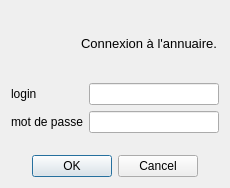
<?xml version="1.0" encoding="UTF-8"?>
<ui version="4.0">
 <class>LoginDialog</class>
 <widget class="QDialog" name="LoginDialog">
  <property name="windowModality">
   <enum>Qt::ApplicationModal</enum>
  </property>
  <property name="geometry">
   <rect>
    <x>0</x>
    <y>0</y>
    <width>230</width>
    <height>188</height>
   </rect>
  </property>
  <property name="windowTitle">
   <string>Connexion</string>
  </property>
  <property name="windowIcon">
   <iconset resource="img.qrc">
    <normaloff>:/img/gaia</normaloff>:/img/gaia</iconset>
  </property>
  <property name="modal">
   <bool>true</bool>
  </property>
  <layout class="QVBoxLayout" name="verticalLayout">
   <item>
    <layout class="QHBoxLayout" name="horizontalLayout">
     <item>
      <widget class="QLabel" name="label">
       <property name="minimumSize">
        <size>
         <width>64</width>
         <height>49</height>
        </size>
       </property>
       <property name="maximumSize">
        <size>
         <width>64</width>
         <height>49</height>
        </size>
       </property>
       <property name="text">
        <string/>
       </property>
       <property name="pixmap">
        <pixmap resource="img.qrc">:/img/lock</pixmap>
       </property>
       <property name="scaledContents">
        <bool>true</bool>
       </property>
       <property name="wordWrap">
        <bool>false</bool>
       </property>
       <property name="margin">
        <number>0</number>
       </property>
      </widget>
     </item>
     <item>
      <widget class="QLabel" name="label_4">
       <property name="text">
        <string>&lt;!DOCTYPE HTML PUBLIC &quot;-//W3C//DTD HTML 4.0//EN&quot; &quot;http://www.w3.org/TR/REC-html40/strict.dtd&quot;&gt;
&lt;html&gt;&lt;head&gt;&lt;meta name=&quot;qrichtext&quot; content=&quot;1&quot; /&gt;&lt;style type=&quot;text/css&quot;&gt;
p, li { white-space: pre-wrap; }
&lt;/style&gt;&lt;/head&gt;&lt;body style=&quot; font-family:'MS Shell Dlg 2'; font-size:8.25pt; font-weight:400; font-style:normal;&quot;&gt;
&lt;p style=&quot; margin-top:0px; margin-bottom:0px; margin-left:0px; margin-right:0px; -qt-block-indent:0; text-indent:0px;&quot;&gt;&lt;span style=&quot; font-size:10pt;&quot;&gt;Connexion à l'annuaire.&lt;/span&gt;&lt;/p&gt;&lt;/body&gt;&lt;/html&gt;</string>
       </property>
      </widget>
     </item>
    </layout>
   </item>
   <item>
    <layout class="QFormLayout" name="formLayout">
     <item row="0" column="0">
      <widget class="QLabel" name="label_2">
       <property name="text">
        <string>login</string>
       </property>
      </widget>
     </item>
     <item row="0" column="1">
      <widget class="QLineEdit" name="edtLogin"/>
     </item>
     <item row="1" column="0">
      <widget class="QLabel" name="label_3">
       <property name="text">
        <string>mot de passe</string>
       </property>
      </widget>
     </item>
     <item row="1" column="1">
      <widget class="QLineEdit" name="edtPassword">
       <property name="echoMode">
        <enum>QLineEdit::Password</enum>
       </property>
      </widget>
     </item>
    </layout>
   </item>
   <item>
    <widget class="QDialogButtonBox" name="buttonBox">
     <property name="orientation">
      <enum>Qt::Horizontal</enum>
     </property>
     <property name="standardButtons">
      <set>QDialogButtonBox::Cancel|QDialogButtonBox::Ok</set>
     </property>
     <property name="centerButtons">
      <bool>true</bool>
     </property>
    </widget>
   </item>
  </layout>
 </widget>
 <resources>
  <include location="img.qrc"/>
 </resources>
 <connections>
  <connection>
   <sender>buttonBox</sender>
   <signal>accepted()</signal>
   <receiver>LoginDialog</receiver>
   <slot>accept()</slot>
   <hints>
    <hint type="sourcelabel">
     <x>248</x>
     <y>254</y>
    </hint>
    <hint type="destinationlabel">
     <x>157</x>
     <y>274</y>
    </hint>
   </hints>
  </connection>
  <connection>
   <sender>buttonBox</sender>
   <signal>rejected()</signal>
   <receiver>LoginDialog</receiver>
   <slot>reject()</slot>
   <hints>
    <hint type="sourcelabel">
     <x>316</x>
     <y>260</y>
    </hint>
    <hint type="destinationlabel">
     <x>286</x>
     <y>274</y>
    </hint>
   </hints>
  </connection>
 </connections>
</ui>
